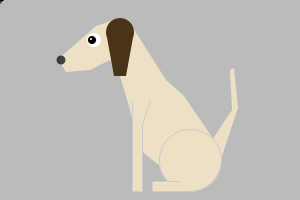
Frame 1 (no input)
Frame 60 (the mouse pressed at the canvas centre just before this capture): identical to frame 1, image omitted
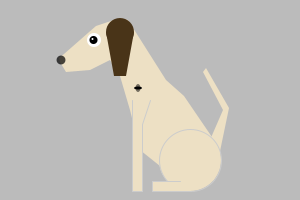
Frame 120 (the mouse held since frame 60 and released just before this capture)

The Processing sketch that drew these frames (run headless with seeded random() and noise(); from frame 60 on, the mouse is pressed at the canvas centre):

// Processing sketch: processing_93792
// ── processing_93792.pde

//variables
int x; //center of canvas
int y; //center of canvas
int eyeSize=14; //(12)

int dx; //fly
int dy; //fly

void setup() {
  size(300, 200); //(200,200)
  smooth();
  x=width/2; //setting the variables after size has been declared
  y=height/2; //setting the variables after size has been declared
}

void draw() {
  background(#bbbbbb);
  //background(mouseX*0.2);
  //stroke(#bbbbbb);
  noStroke();
  fill(#EDE0C4); //brown body fill

  beginShape(); //snout
  vertex(x-40, y-40); //under chin //(60,60)
  vertex(x-60, y-30); //(40,70)
  vertex(x-84, y-28); //(16,72)
  vertex(x-90, y-38); //(10,68)
  vertex(x-91, y-42); //(9,58)
  vertex(x-86, y-46); //(14,54)
  vertex(x-54, y-74); //(46,26)
  vertex(x-30, y-82); //tangent to ear //(70,18)
  vertex(x-22, y-80); //tangent to ear //(78,20)

  vertex(x+16, y-20); //back //(116,80)
  vertex(x+34, y-4); //(134,96)
  vertex(x+64, y+40); //matches start of tail //(164,140)
  vertex(x+64, y+80); //(164,180)

  vertex(x+40, y+90); //rump //(140,190)
  vertex(x-10, y+50); //(90,150)
  vertex(x-20, y+10); //(80,110)
  vertex(x-30, y-24); //(70,76)
  endShape(CLOSE);

  //noStroke(); //nose has no stroke
  fill(0, 0, 0, 180); //black nose, slightly transparent

  ellipse(x-89, y-40, 9, 9); //nose //(11,60,9,9)

  fill(#EDE0C4); //return brown body fill for tail
  //stroke(#bbbbbb); //return stroke




  //if the mouse is pressed and the mouse is in the right-hand third,
  //make the tail move right

  if (mousePressed==true&&mouseX>width/2) {
    beginShape(); //tail RIGHT
    vertex(x+62, y+40); //matches back //(164,140)
    vertex(x+82, y+10); //(182,110)
    vertex(x+98, y-30); //(180,70)
    vertex(x+103, y-32); //(184,68)
    vertex(x+88, y+8); //(188,108)
    vertex(x+64, y+80); //(164,180)
    endShape();
  } 
  else if (mousePressed==true&&mouseX<=width/2) {
    beginShape(); //tail LEFT
    vertex(x+60, y+40); //matches back //(164,140)
    vertex(x+73, y+10); //(182,110)
    vertex(x+53, y-28); //(180,70)
    vertex(x+56, y-32); //(184,68)
    vertex(x+79, y+8); //(188,108)
    vertex(x+64, y+80); //(164,180)
    endShape();
  }
  else {
    beginShape(); //tail
    vertex(x+62, y+40); //matches back //(164,140)
    vertex(x+82, y+10); //(182,110)
    vertex(x+80, y-30); //(180,70)
    vertex(x+84, y-32); //(184,68)
    vertex(x+88, y+8); //(188,108)
    vertex(x+64, y+80); //(164,180)
    endShape();
  }


  fill(#493418); //set ear to a brown fill
  noStroke();

  ellipse(x-30, y-68, 28, 28); //ear top //(70,32,28,28)

  beginShape(); //ear bottom
  vertex(x-44, y-68); //(56,32)
  vertex(x-36, y-24); //(64,76)
  vertex(x-24, y-24); //(76,76)
  vertex(x-16, y-68); //(84,32)
  endShape();

  fill(#ffffff);
  ellipse(x-56, y-60, eyeSize, eyeSize); //eyeball (44,40,12,12)
  fill(#000000);
  float offsetIris = map(mouseX, 0, width, -1, 2);
  ellipse(x-57+offsetIris, y-60, eyeSize*0.583, eyeSize*0.583); //iris (43,40,7,7)
  //ellipse(x-57, y-60, eyeSize*0.583, eyeSize*0.583); //iris (43,40,7,7)
  fill(#ffffff);

  float offset = map(mouseX, 0, width, -1, 2);
  ellipse(x-58+offset, y-61, eyeSize/6, eyeSize/6); //glint (42,39,2,2)
  //ellipse(x-58, y-61, eyeSize/6, eyeSize/6); //glint (42,39,2,2)
  fill(#EDE0C4); //set body back to a light-brown fill
  stroke(#cccccc); //return stroke, a bit darker (foreground elements)

  ellipse(x+40, y+60, 62, 62); //rump (140,160,62,62)

  beginShape(); //back leg
  vertex(x+40, y+91); //(140,191)
  vertex(x+2, y+91); //(102,191)
  vertex(x+2, y+81); //(102,181)
  vertex(x+30, y+81); //(130,181)
  endShape();

  beginShape(); //front leg
  vertex(x-18, y); //(82,100)
  vertex(x-18, y+91); //(82,191)
  vertex(x-8, y+91); //(92,191)
  vertex(x-8, y+24); //(92,124)
  vertex(x, y); //(100,100)
  endShape();

  //fly
  float easing= 0.08;
  float targetX = mouseX;
  dx+= (targetX-dx)*easing;
  float targetY = mouseY;
  dy+= (targetY-dy)*easing;
  fill(0);
  noStroke();
  ellipse(dx, dy, 8, 3); // fly body
  fill(0, 130);
  ellipse(dx, dy, 5, 8); //fly wings
}
